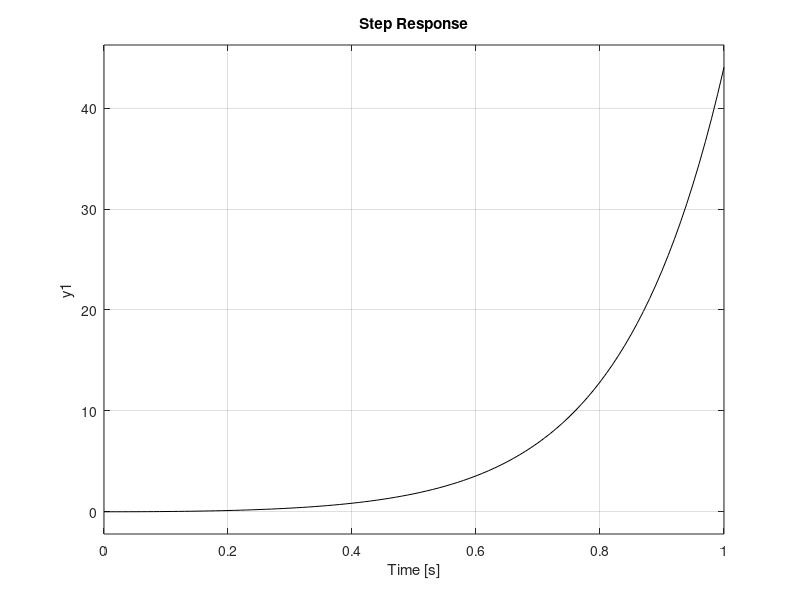
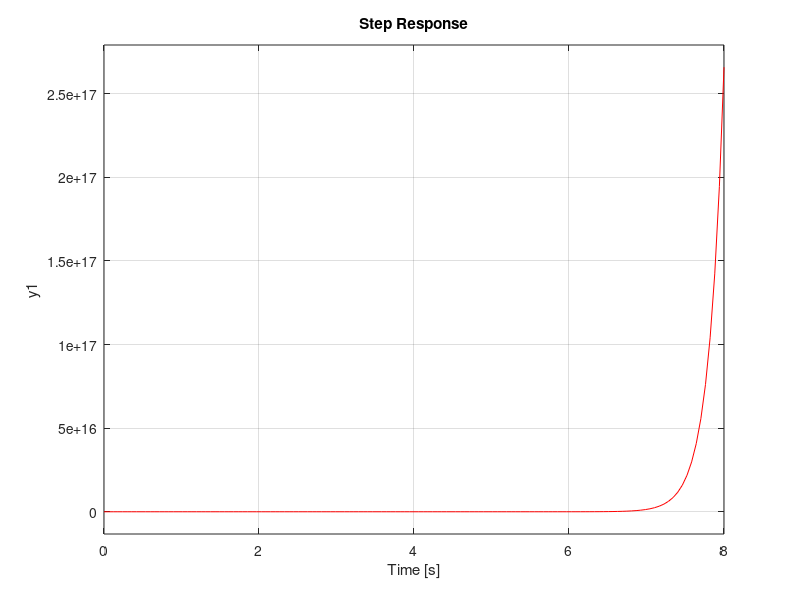
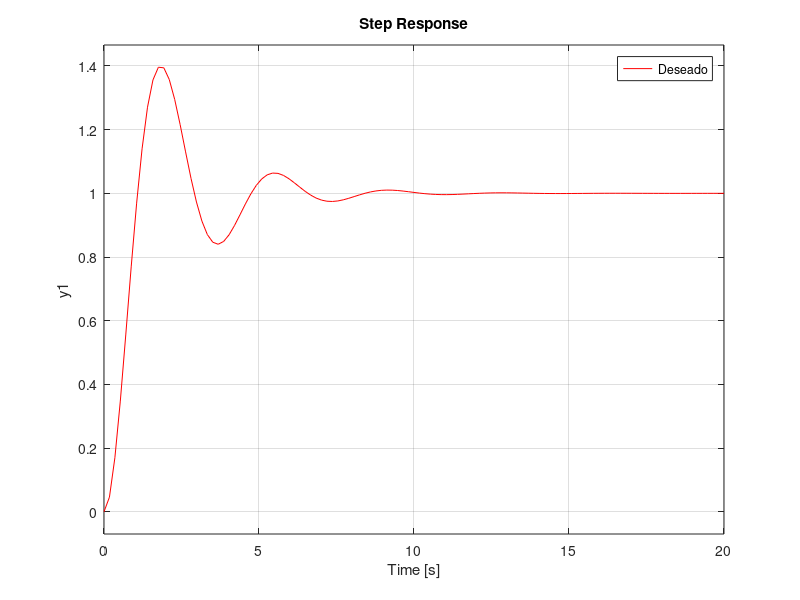
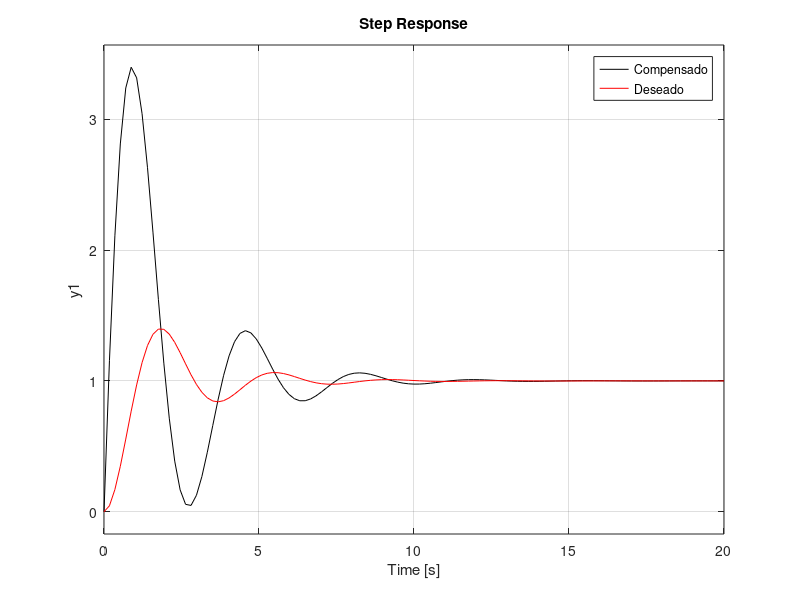

The MATLAB script that drew these images, in order:
clc
close all
clear

%proceso
g=tf(4,[1 -6 0]);
step(g,'k')
g_cl=feedback(g,1);
figure
step(g_cl,'r')
%deseado
Ts=8;
so=0.4;
e=sqrt((log(so))^2/(pi^2+(log(so))^2));
wn=4/(Ts*e);
g_d=tf(wn^2,[1 2*e*wn wn^2]);
figure
step(g_d,'r')
legend('Deseado')
[P Z]=pzmap(g_d)

pol_d=[1 2*e*wn wn^2];
%--------controlador----
Kp=3.189/4;
Td=7/(4*Kp);
gc=tf([Kp*Td Kp],1);


%------------
sis_ol=gc*g;
sis_cl= feedback(sis_ol,1);
figure
step(sis_cl,'k')
hold on
step(g_d,'r')
legend('Compensado','Deseado')

figure
pzmap(sis_cl)

%-----------lugar geometrico---
figure
rlocus(g)
figure
rlocus(sis_ol)


%--------pid------------
pol_a = conv(pol_d,[1 1000]);
Kp_=pol_a(3)/4;%10.1888/4;%53.189/4;
Td_=(pol_a(2)+6)/(4*Kp_);%(8+6)/(4*Kp);%57/(4*Kp);
Ti_=4*Kp_/pol_a(4);%4*Kp/(22.3217); %4*Kp/(159.45);
g_c=tf([Kp_*Td_*Ti_ Kp_*Ti_ Kp_],[Ti_ 0]);


%------------
sis_ol=g_c*g;
sis_cl= feedback(sis_ol,1);
figure
step(sis_cl,'k')
hold on
step(g_d,'r')
legend('Compensado PID','Deseado')

figure
pzmap(sis_cl)

%-----------lugar geometrico---
figure
rlocus(g)
figure
rlocus(sis_ol)
